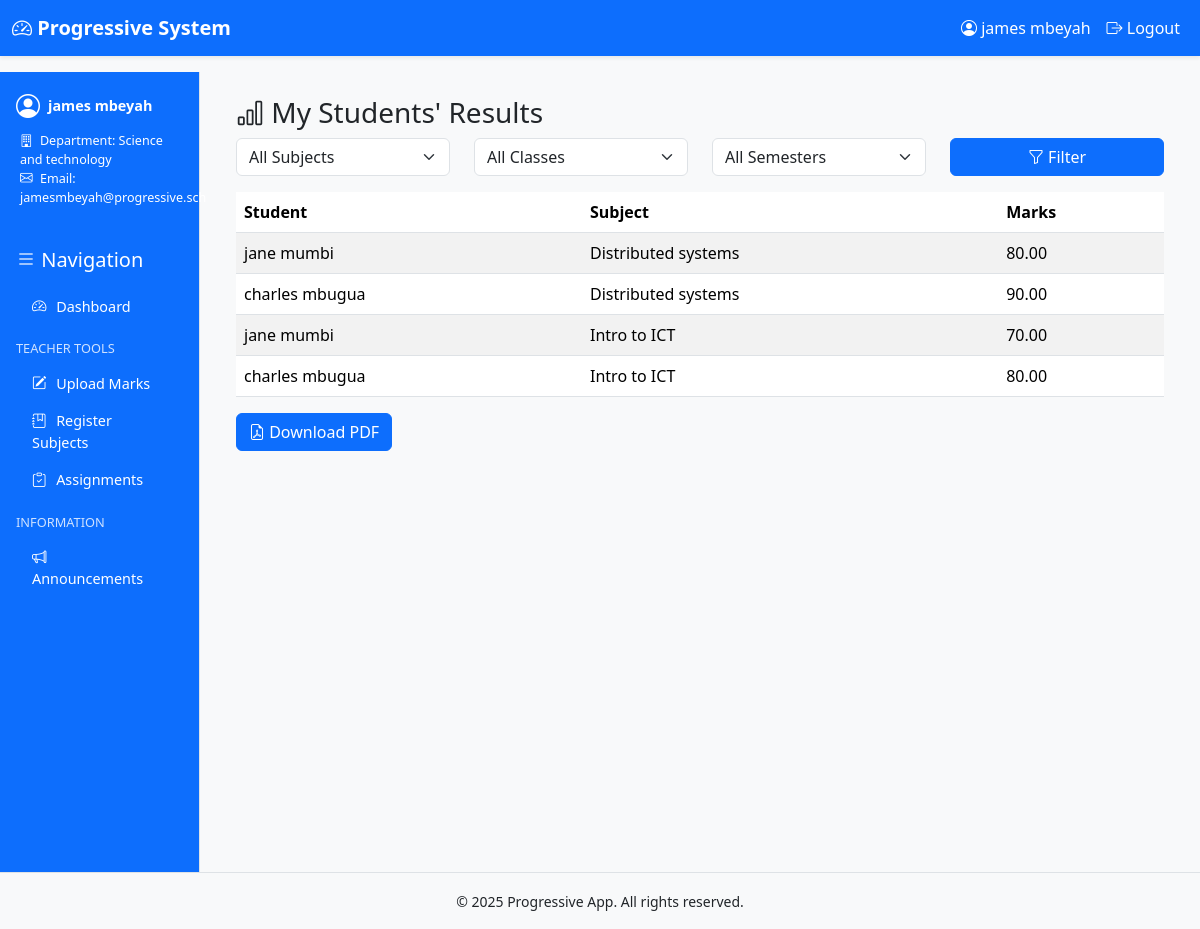
Page /teachers/results/ (signed in) on the committed database.
### progressive_app/models.py (models this page shows, shortened)
class User(AbstractUser):
    ROLE_CHOICES = [
        ("admin", "Admin"),
        ("teacher", "Teacher"),
        ("student", "Student"),
    ]
    role = models.CharField(max_length=20, choices=ROLE_CHOICES)
    admission_number = models.CharField(max_length=20, blank=True, null=True, unique=True)
    department = models.ForeignKey("Department", on_delete=models.SET_NULL, null=True, blank=True)
    course = models.ForeignKey("Course", on_delete=models.SET_NULL, null=True, blank=True)
    school_class = models.ForeignKey("SchoolClass", on_delete=models.SET_NULL, null=True, blank=True)
    semester = models.ForeignKey("Semester", on_delete=models.SET_NULL, null=True, blank=True)

class Department(models.Model):
    name = models.CharField(max_length=100, unique=True)

class Mark(models.Model):
    student = models.ForeignKey(
        User,
        on_delete=models.CASCADE,
        limit_choices_to={"role": "student"}
    )
    subject = models.ForeignKey(Subject, on_delete=models.CASCADE)
    teacher = models.ForeignKey(
        User,
        on_delete=models.CASCADE,
        related_name="given_marks",
        limit_choices_to={"role": "teacher"}
    )
    school_class = models.ForeignKey(SchoolClass, on_delete=models.CASCADE)
    semester = models.ForeignKey(Semester, on_delete=models.CASCADE)
    score = models.DecimalField(
        max_digits=5,
        decimal_places=2,
        null=True,
        blank=True,
        validators=[
            MinValueValidator(0),
            MaxValueValidator(100)
        ]
    )
    grade = models.CharField(max_length=2, blank=True)
    date_recorded = models.DateTimeField(auto_now_add=True)

class Subject(models.Model):
    name = models.CharField(max_length=100)
    course = models.ForeignKey(Course, on_delete=models.CASCADE, related_name="subjects")

### progressive_app/views.py (the view)
# urls.py: path("teachers/results/", views.teachers_results, name="teachers_results"),
@login_required
def teachers_results(request):
    if request.user.role != "teacher":
        return redirect("progressive_app:dashboard")
    marks = Mark.objects.filter(teacher=request.user)
    subject_id = request.GET.get("subject")
    class_id = request.GET.get("class")
    semester_id = request.GET.get("semester")
    if subject_id:
        marks = marks.filter(subject_id=subject_id)
    if class_id:
        marks = marks.filter(school_class_id=class_id)
    if semester_id:
        marks = marks.filter(semester_id=semester_id)
    context = {
        "marks": marks,
        "subjects": Subject.objects.all(),
        "classes": SchoolClass.objects.all(),
        "semesters": Semester.objects.all(),
    }
    return render(request, "teachers/teachers_results.html", context)

### progressive_app/templates/teachers/teachers_results.html (shortened to what this page needs)
{% extends 'base.html' %}
{% block content %}
<div class="container">
  <h3><i class="bi bi-bar-chart"></i> My Students' Results</h3>
<form method="get" class="row mb-3">
  <div class="col-md-3">
    <select name="subject" class="form-select">
      <option value="">All Subjects</option>
    </select>
  </div>
  <div class="col-md-3">
    <select name="class" class="form-select">
      <option value="">All Classes</option>
    </select>
  </div>
  <div class="col-md-3">
    <select name="semester" class="form-select">
      <option value="">All Semesters</option>
    </select>
  </div>
  <div class="col-md-3">
    <button type="submit" class="btn btn-primary w-100">
      <i class="bi bi-funnel"></i> Filter
    </button>
  </div>
</form>
  <table class="table table-striped">
    <thead>
      <tr>
        <th>Student</th>
        <th>Subject</th>
        <th>Marks</th>
      </tr>
    </thead>
    <tbody>
      {% for mark in marks %}
      <tr>
        <td>{{ mark.student.first_name }} {{ mark.student.last_name }}</td>
        <td>{{ mark.subject.name }}</td>
        <td>{{ mark.score }}</td>
      </tr>
      {% empty %}
      <tr><td colspan="3">No results uploaded yet.</td></tr>
      {% endfor %}
    </tbody>
  </table>
  <a href="{% url 'progressive_app:teachers_results_pdf'%}" class="btn btn-primary">
    <i class="bi bi-file-earmark-pdf"></i> Download PDF
  </a>
</div>
{% endblock %}

### progressive_app/templates/base.html (shortened to what this page needs)
{% load static %}
<!doctype html>
<html lang="en">
  <head>
    <link href="https://cdn.jsdelivr.net/npm/bootstrap@5.3.2/dist/css/bootstrap.min.css" rel="stylesheet">
    <link href="https://cdn.jsdelivr.net/npm/bootstrap-icons@1.11.1/font/bootstrap-icons.css" rel="stylesheet">
    <link rel="stylesheet" href="{% static 'css/theme.css' %}">
  </head>
<body class="d-flex flex-column min-vh-100">
    <nav class="navbar navbar-expand-lg shadow-sm bg-light">
      <div class="container-fluid">
        <a class="navbar-brand" href="{% url 'progressive_app:dashboard' %}">
          <i class="bi bi-speedometer2"></i> Progressive System
        </a>
        <div class="collapse navbar-collapse" id="navbarNav">
          <ul class="navbar-nav ms-auto">
            {% if user.is_authenticated %}
              <li class="nav-item">
                <span class="nav-link">
                  <i class="bi bi-person-circle"></i> {{ user.first_name }} {{ user.last_name }}
                </span>
              </li>
              <li class="nav-item">
                <a class="nav-link text-warning" href="{% url 'progressive_app:logout' %}">
                  <i class="bi bi-box-arrow-right"></i> Logout
                </a>
              </li>
            {% else %}
              <li class="nav-item">
                <a class="nav-link" href="{% url 'progressive_app:login' %}">
                  <i class="bi bi-box-arrow-in-right"></i> Login
                </a>
              </li>
            {% endif %}
          </ul>
        </div>
      </div>
    </nav>
   <div class="container-fluid flex-grow-1">
      <div class="row min-vh-100">
        <div class="col-md-3 col-lg-2 sidebar bg-primary text-white p-3 d-flex flex-column">
          <div class="profile-box mb-4">
            <div class="d-flex align-items-center mb-2">
              <i class="bi bi-person-circle fs-4 me-2"></i>
              <span class="fw-bold">{{ user.first_name }} {{ user.last_name }}</span>
            </div>
            <ul class="list-unstyled small ms-1">
              {% if user.role == 'student' %}
                <li><i class="bi bi-card-list me-1"></i> Admission: {{ user.admission_number }}</li>
                <li><i class="bi bi-collection me-1"></i> Class: {{ user.school_class.name }}</li>
                <li><i class="bi bi-building me-1"></i> Department: {{ user.department.name }}</li>
                <li><i class="bi bi-journal-bookmark me-1"></i> Course: {{ user.course.name }}</li>
              {% elif user.role == 'teacher' %}
                <li><i class="bi bi-building me-1"></i> Department: {{ user.department.name }}</li>
                <li><i class="bi bi-envelope me-1"></i> Email: {{ user.email }}</li>
              {% elif user.role == 'admin' %}
                <li><i class="bi bi-shield-lock me-1"></i> Role: Admin</li>
                <li><i class="bi bi-envelope me-1"></i> Email: {{ user.email }}</li>
              {% endif %}
            </ul>
          </div>
          <h5 class="mb-3"><i class="bi bi-list"></i> Navigation</h5>
          <div class="list-group list-group-flush flex-grow-1">
            <a href="{% url 'progressive_app:dashboard' %}" class="list-group-item list-group-item-action bg-primary text-white">
              <i class="bi bi-speedometer2"></i> Dashboard
            </a>
            {% if user.role == 'teacher' %}
              <h6 class="mt-3 mb-2">Teacher Tools</h6>
              <a href="{% url 'progressive_app:upload_marks' %}" class="list-group-item bg-primary text-white"><i class="bi bi-pencil-square"></i> Upload Marks</a>
              <a href="{% url 'progressive_app:register_subjects' %}" class="list-group-item bg-primary text-white"><i class="bi bi-journal-bookmark"></i> Register Subjects</a>
              <a href="{% url 'progressive_app:teacher_subjects_manage' %}" class="list-group-item bg-primary text-white"><i class="bi bi-clipboard-check"></i> Assignments</a>
            {% endif %}
            <h6 class="mt-3 mb-2">Information</h6>
            <a href="{% url 'progressive_app:announcements_list' %}" class="list-group-item bg-primary text-white"><i class="bi bi-megaphone"></i> Announcements</a>
          </div>
        </div>
        <main class="col-md-9 col-lg-10 p-4">
          {% block content %}{% endblock %}
        </main>
      </div>
    </div>
    <footer class="bg-light text-center py-3 border-top mt-auto">
      <small>&copy; {% now "Y" %} Progressive App. All rights reserved.</small>
    </footer>
  </body>
</html>

### static/css/theme.css (style rules this page uses)
:root { --prog-blue: #0d6efd; }
.btn-primary { background: var(--prog-blue); border-color: var(--prog-blue); }
a { text-decoration: none; }
body { font-family: "Segoe UI", Roboto, Helvetica, Arial, sans-serif; background-color: #f8f9fa; }
.navbar { background-color: #0d6efd !important; }
.navbar-brand { font-weight: bold; color: #fff !important; }
.navbar .nav-link { color: #fff !important; }
.sidebar { min-height: 100vh; border-right: 1px solid #dee2e6; background-color: #0d6efd; }
.sidebar h5, .sidebar h6 { color: #fff; }
.list-group-item { background-color: #0d6efd; color: #fff; border: none; }
.list-group-item i { margin-right: 6px; }
.btn-primary { background-color: #0d6efd; border-color: #0d6efd; }
.sidebar { font-size: 0.9rem; }
.sidebar .list-group-item { background-color: #0d6efd; color: #fff; border: none; }
.sidebar h6 { font-size: 0.8rem; text-transform: uppercase; margin-top: 1rem; margin-bottom: 0.5rem; color: #cfe2ff; }

### rows in the picture
User: first_name "james", last_name "mbeyah", department.name "Science and technology", email "jamesmbeyah@progressive.sch"
Mark: student.first_name "jane", student.last_name "mumbi", subject.name "Distributed systems", score "80.00"
Mark: student.first_name "charles", student.last_name "mbugua", subject.name "Distributed systems", score "90.00"
Mark: student.first_name "jane", student.last_name "mumbi", subject.name "Intro to ICT", score "70.00"
Mark: student.first_name "charles", student.last_name "mbugua", subject.name "Intro to ICT", score "80.00"
